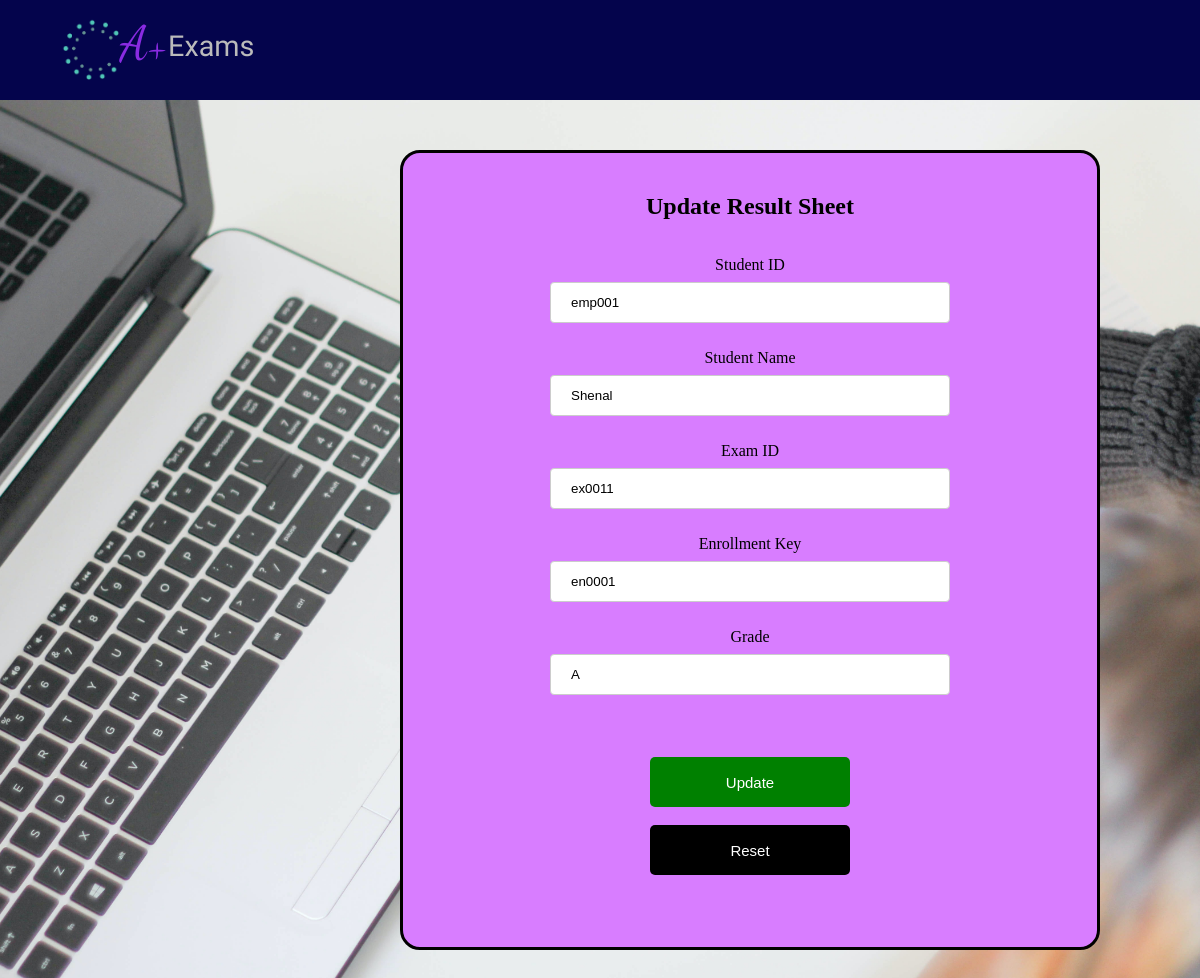
The app's page /php/update1.php?updateid=36 with its own data.
### tables this page shows
CREATE TABLE `result` (
  `resid` int(11) NOT NULL,
  `stid` varchar(20) NOT NULL,
  `stname` varchar(100) NOT NULL,
  `exid` varchar(20) NOT NULL,
  `enroll` varchar(20) NOT NULL,
  `grade` char(10) NOT NULL
);

### php/update1.php (the view, shortened to what this page needs)
<?php
    include 'includes/config.php';
    $resid=$_GET['updateid'];
    $sql="SELECT * FROM `result` WHERE resid=$resid";
    $result=mysqli_query($conn,$sql);
    $row=mysqli_fetch_assoc($result);
    $stid = $row['stid'];
    $stname = $row['stname'];
    $exid = $row['exid'];
    $enroll = $row['enroll'];
    $grade= $row['grade'];
?>
<!DOCTYPE html>
<html lang="en">
<head>
    <link rel="stylesheet" type="text/css" href="../css/header.css">
    <link rel="stylesheet" type="text/css" href="../css/footer.css">
    <link rel="stylesheet" type="text/css" href="../css/updateresult.css">
</head>
<body>
    <header>
        <div class="header">
            <a href="#" class="logo-text"><img src="../images/logo.png" alt="logo" class="logo"><span
                    class="aPlus">A+</span><span class="exams-logo">Exams</span></a>
        </div>
    </header>
    <form method="post" enctype="multipart/form-data" class="form1">
        <div id="div2" align="center">
            <h2 align="center">Update Result Sheet</h2><br><br>
            Student ID<br>
            <input type="text" name="stid" required value="<?php echo $stid;?>" ><br><br>
            Student Name<br>
            <input type="text" name="stname" required value="<?php echo $stname;?>" ><br><br>
            Exam ID<br>
            <input type="text" name="exid" required value="<?php echo $exid;?>" ><br><br>
            Enrollment Key<br>
            <input type="text" name="enroll" required value="<?php echo $enroll;?>" ><br><br>
            Grade<br>
            <input type="text" name="grade" required value="<?php echo $grade;?>" ><br><br><br><br>
            <button name="submit" class="load"> Update </button><br><br>
            <input type="reset" value="Reset" id="reset">
        </div>
    </form>
    <br />
    <br />
</body>
</html>

### css/header.css (style rules this page uses)
* { margin: 0; padding: 0; box-sizing: border-box; }
body { overflow-x: hidden; }
header { height: 100px; background-color: #04044c; }
.header { color: white; font-family: "Anek Odia", sans-serif; font-size: 1rem; display: flex; justify-content: flex-end; align-items: center; padding: 15px 5% 10px 5%; }
.logo { width: 60px; position: relative; bottom: 8px; padding-top: 10px; }
.logo-text { margin-right: auto; display: flex; align-items: center; text-decoration: none; }
.aPlus, .exams-logo { color: white; }
.aPlus { color: #8a2be2; font-size: 3rem; font-family: "Dancing Script", cursive; position: relative; bottom: 8px; }
.exams-logo { font-size: 1.8rem; font-family: "Exo 2", sans-serif; position: relative; bottom: 5px; color: rgb(187, 187, 187); }

### css/updateresult.css (style rules this page uses)
input[type="text"] { width: 400px; padding: 12px 20px; margin: 8px 0; display: inline-block; border: 1px solid #ccc; border-radius: 4px; box-sizing: border-box; }
.load { background-color: green; width: 200px; height: 50px; color: white; font-size: 15px; border-radius: 5px; border: none; }
#div2 { width: 700px; height: 800px; border: 3px solid black; padding-top: 30px; margin-top: 50px; margin-left: 400px; padding-top: 40px; border-radius: 20px; background-color: #d87dff; align-items: center; }
body { background-image: url(../images/background.jpg); min-height: 100vh; width: 100%; background-repeat: no-repeat; background-size: cover; background-position: center; }
#reset { background-color: black; width: 200px; height: 50px; color: white; font-size: 15px; border-radius: 5px; border: none; }

### records on screen
result: stid "emp001", stname "Shenal", exid "ex0011", enroll "en0001", grade "A"
